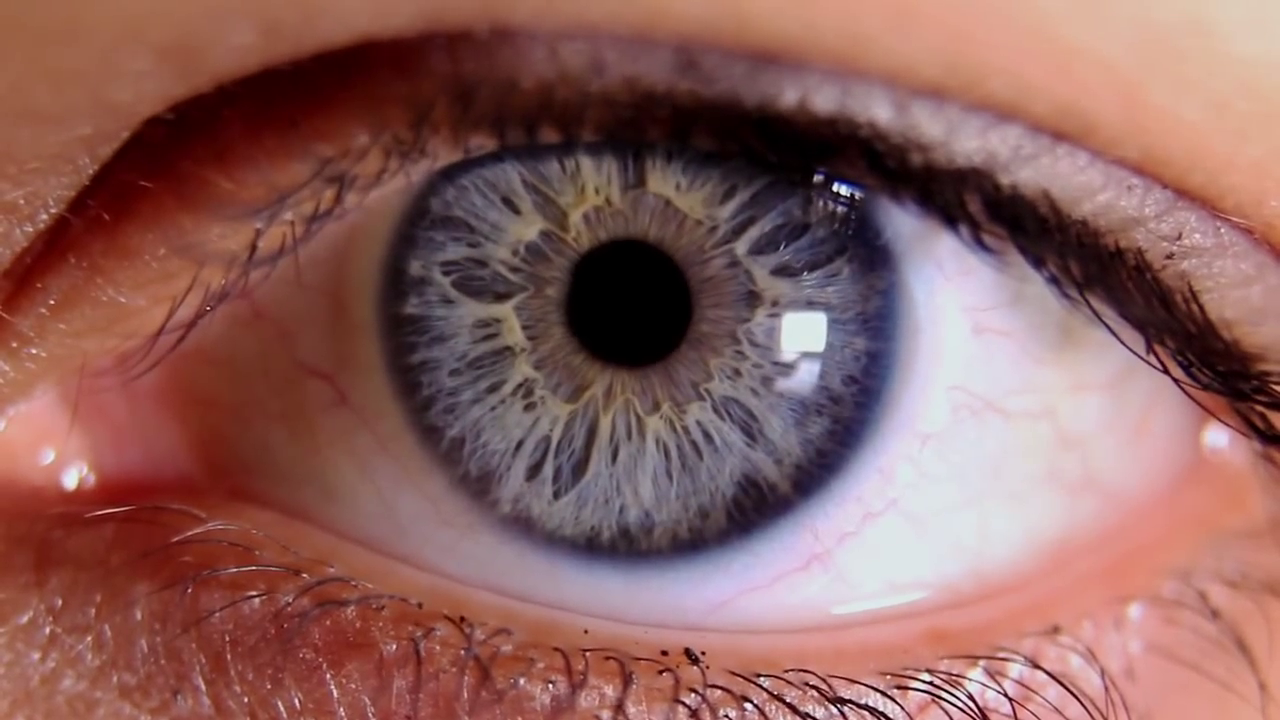
#> input picture frame 22 of Video.mp4, 1280 x 720 px
$ python main.py
#> lines starting #> are read from the running program, lines starting #| are printed output that depends on the picture; after the words box and inside, x2 and y2 are one past the last pixel; in counts of white or black regions, pixels touching at a corner belong together
import cv2

video = "Video.mp4"

cap = cv2.VideoCapture(video)

while True:
    ret, frame = cap.read()
#> frame is the input picture: shape (720, 1280, 3); mean B, G, R 94, 97.3, 141
    if ret is False:
        break

    roi = frame[100: 10000, 200: 10000]
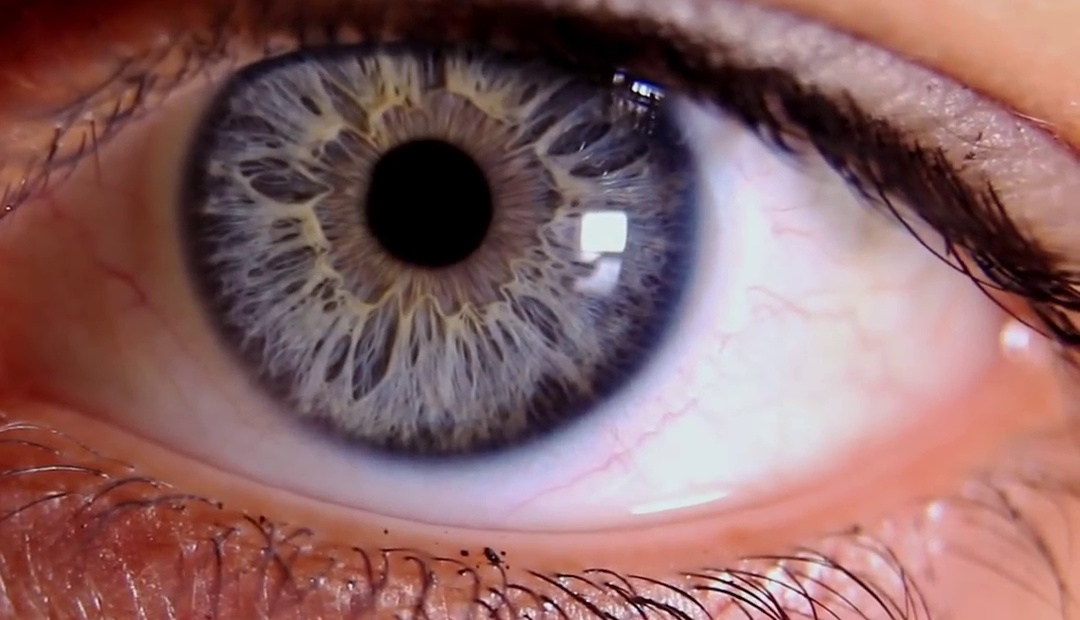
#> roi: shape (620, 1080, 3); mean B, G, R 101.3, 100.7, 137.9
    rows, cols, _ = roi.shape
#> rows = 620; cols = 1080
    gray_roi = cv2.cvtColor(roi, cv2.COLOR_BGR2GRAY)
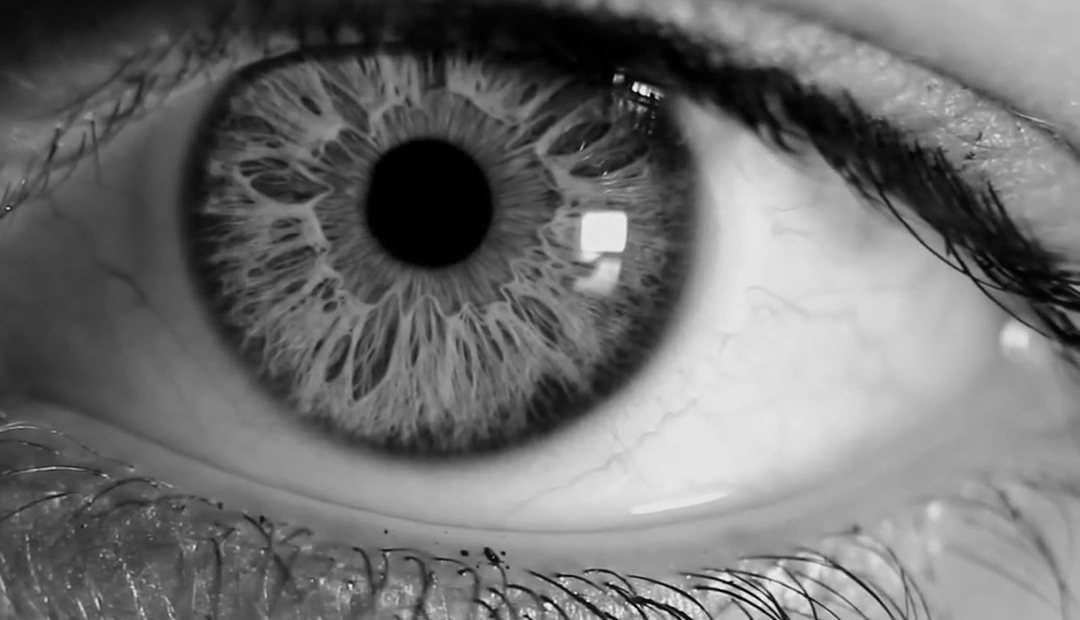
#> gray_roi: shape (620, 1080); min 0, max 245, mean 111.8
    gray_roi = cv2.GaussianBlur(gray_roi, (7, 7), 0)

    _, threshold = cv2.threshold(gray_roi, 3, 255, cv2.THRESH_BINARY_INV)
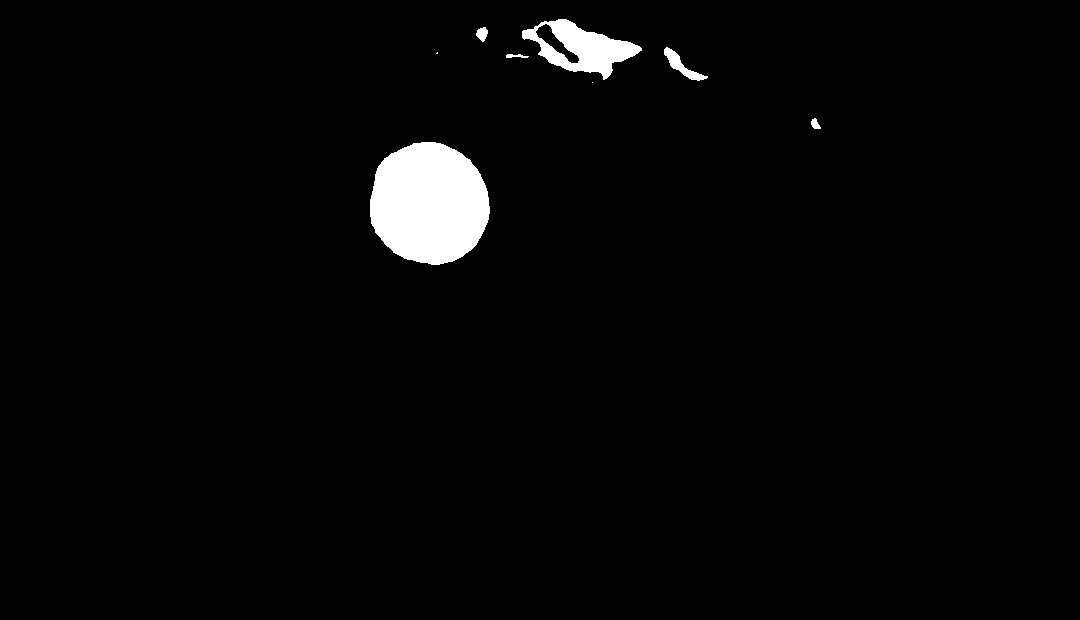
#> threshold: shape (620, 1080); 2.3% white; 8 white regions (2 under 20 px)
    contours, _ = cv2.findContours(threshold, cv2.RETR_TREE, cv2.CHAIN_APPROX_SIMPLE)
#> contours = 9 contours, 2 with area under 20; largest, box (x1, y1, x2, y2) and area: (370, 142, 490, 265) 11394, (522, 19, 642, 80) 3632, (535, 23, 580, 64) 554, (664, 47, 708, 81) 386, (476, 27, 488, 42) 103, (811, 118, 821, 129) 56, (506, 54, 529, 58) 38
    contours = sorted(contours, key=lambda x: cv2.contourArea(x), reverse=True)

    for cnt in contours:
        (x, y, w, h) = cv2.boundingRect(cnt)
        cv2.circle(roi, (x + int(w / 2), y + int(h / 2)), int((x + y + w + h) / 14), (255, 0, 0), 2)
        cv2.line(roi, (x + int(w / 2), 0), (x + int(w / 2), rows), (0, 255, 0), 2)
        cv2.line(roi, (0, y + int(h / 2)), (cols, y + int(h / 2)), (0, 255, 0), 2)
        break
#> this loop made 1 pass
#> (x, y, w, h) on pass 1: (370, 142, 120, 123)
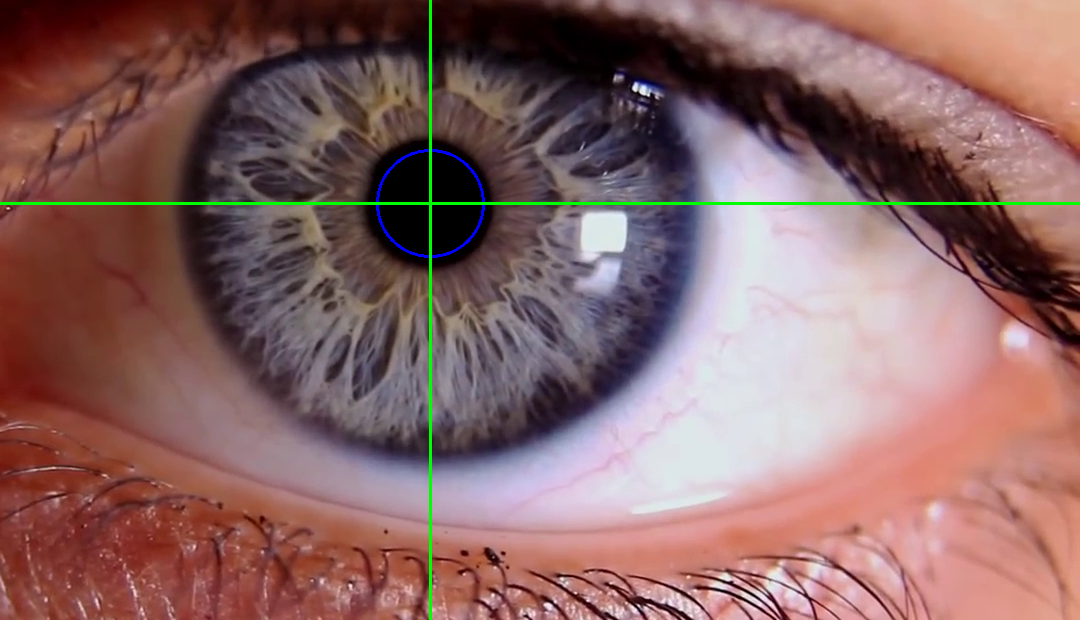
#> roi: shape (620, 1080, 3); 0.9% of pixels changed, all inside (x1, y1, x2, y2) = (0, 0, 1080, 620)

    cv2.imshow("Threshold", threshold)
    cv2.imshow("Gray Roi", gray_roi)
    cv2.imshow("Roi", roi)

    key = cv2.waitKey(30)
#> (key Esc is pressed here)
    if key == 27:
        break

cv2.destroyAllWindows()

$ run again, starting later in the video
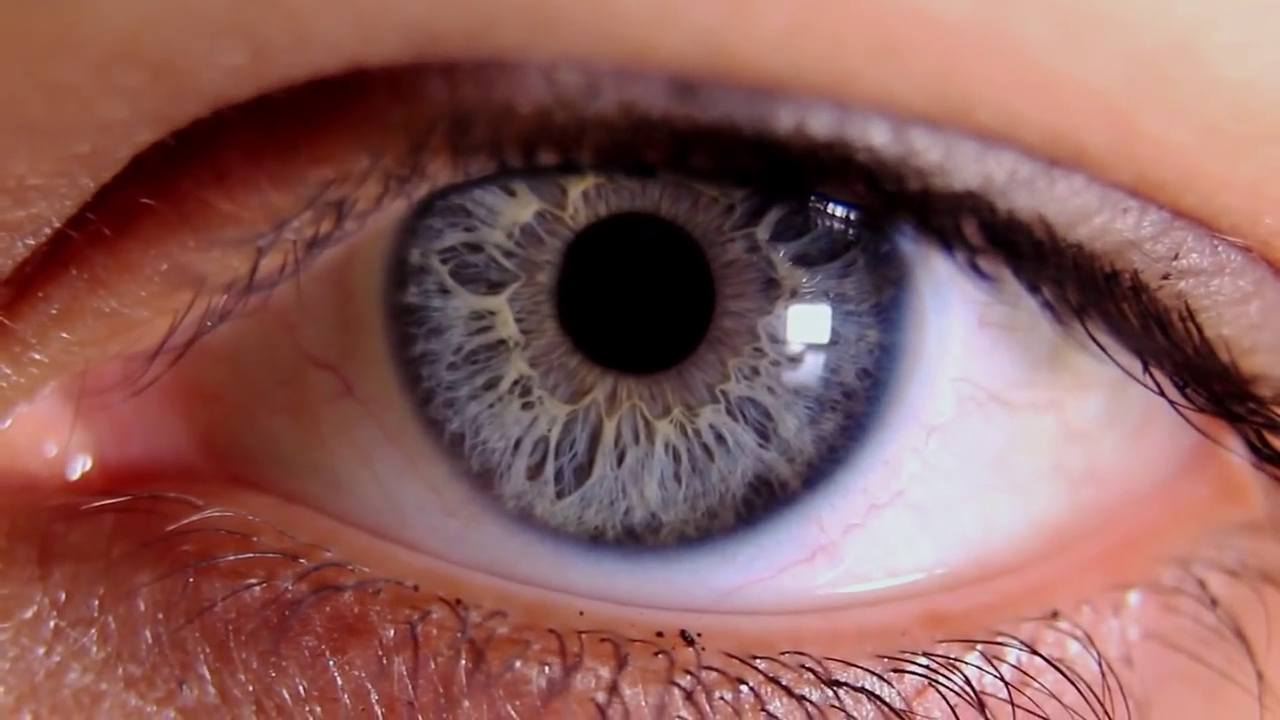
#> input picture frame 101 of Video.mp4, 1280 x 720 px
#> frame is the input picture: shape (720, 1280, 3); mean B, G, R 91.7, 95, 140.2
#> `_, threshold = cv2.threshold(gray_roi, 3, 255, cv2.THRESH_BINARY_INV)`:
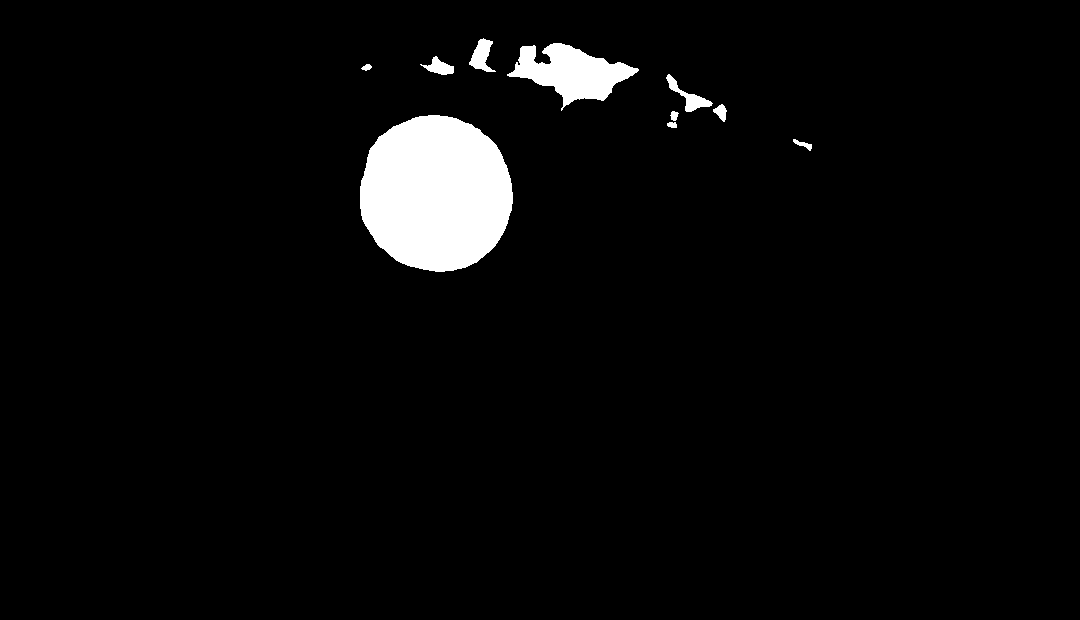
#> threshold: shape (620, 1080); 3.7% white; 10 white regions
#> contours = 10 contours; largest, box (x1, y1, x2, y2) and area: (360, 115, 513, 272) 18708, (507, 43, 639, 111) 4094, (469, 38, 496, 72) 433, (666, 74, 713, 112) 429, (420, 56, 454, 75) 276
#> the loop `for cnt in contours:` made 1 pass
#> (x, y, w, h) on pass 1: (360, 115, 153, 157)
#> after the loop `for cnt in contours:`:
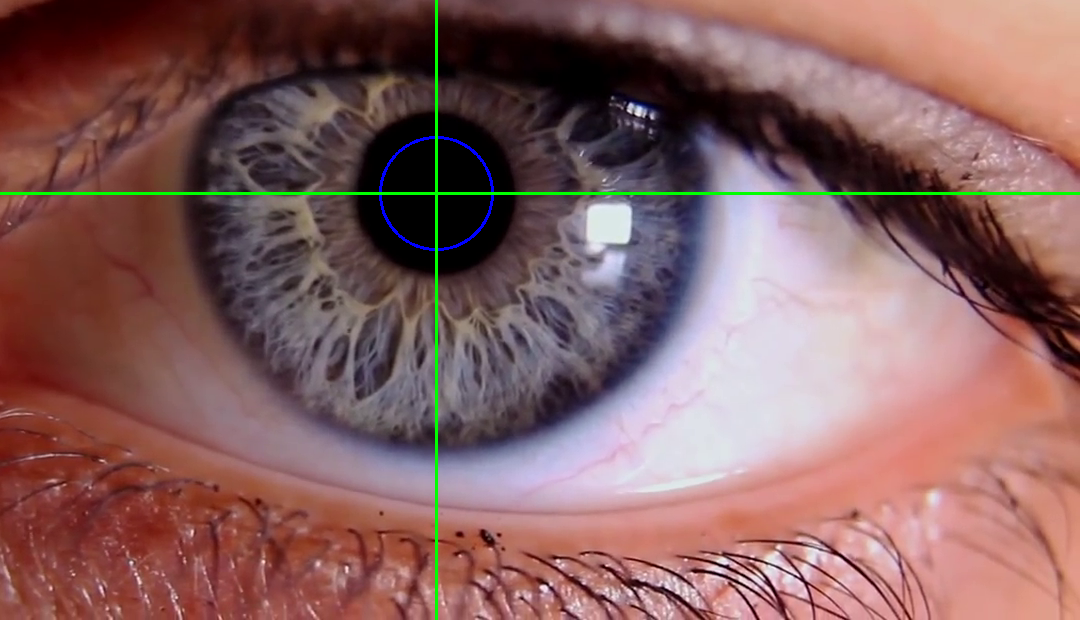
#> roi: shape (620, 1080, 3); mean B, G, R 95.5, 96.4, 133.5

$ run again, starting later in the video
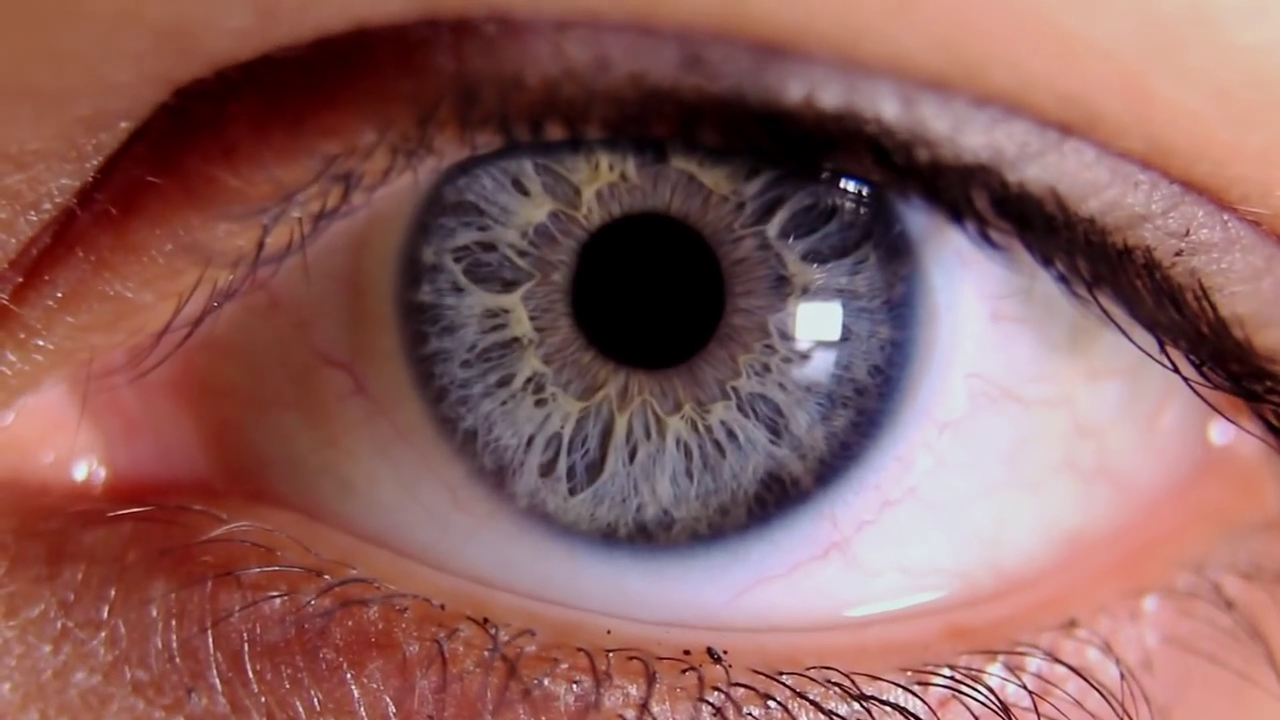
#> input picture frame 180 of Video.mp4, 1280 x 720 px
#> frame is the input picture: shape (720, 1280, 3); mean B, G, R 93.5, 95.9, 139.8
#> `_, threshold = cv2.threshold(gray_roi, 3, 255, cv2.THRESH_BINARY_INV)`:
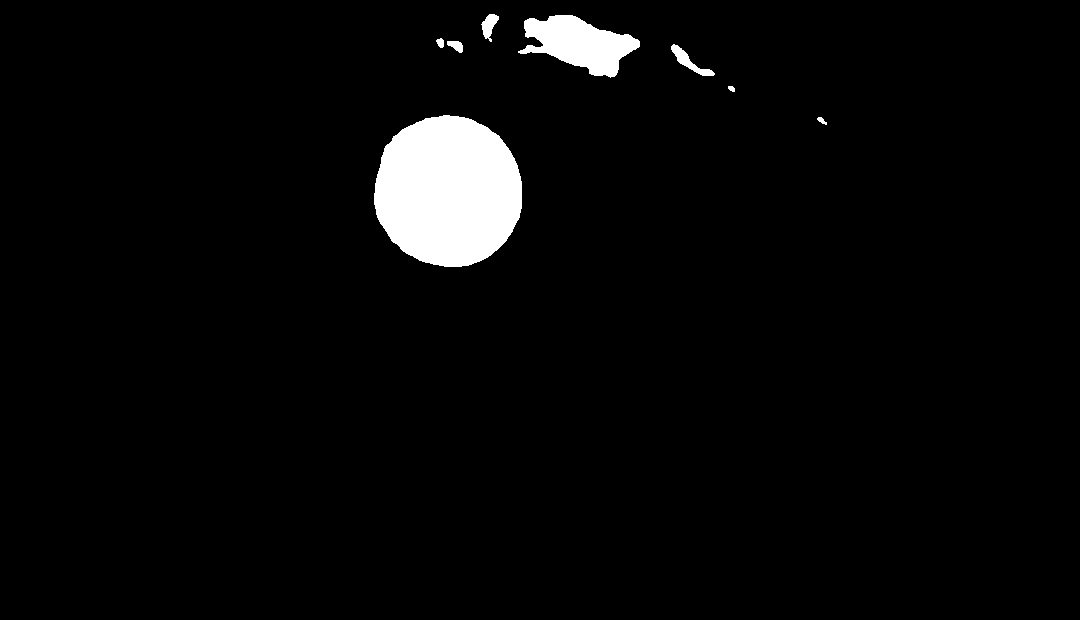
#> threshold: shape (620, 1080); 3.4% white; 8 white regions
#> contours = 8 contours; box (x1, y1, x2, y2) and area: (374, 115, 522, 267) 17532, (518, 15, 640, 78) 4099, (671, 44, 715, 76) 351, (481, 14, 499, 42) 232, (447, 41, 463, 53) 104, (436, 38, 444, 48) 46, (817, 117, 827, 125) 30, (728, 86, 735, 92) 22
#> the loop `for cnt in contours:` made 1 pass
#> (x, y, w, h) on pass 1: (374, 115, 148, 152)
#> after the loop `for cnt in contours:`:
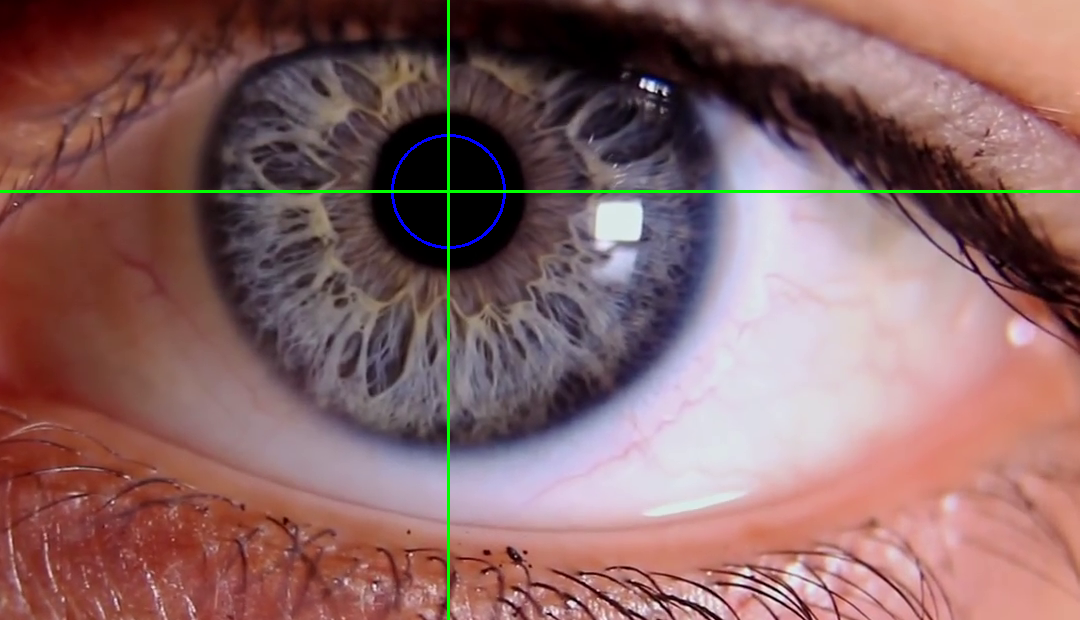
#> roi: shape (620, 1080, 3); mean B, G, R 100.9, 101.3, 136.4
